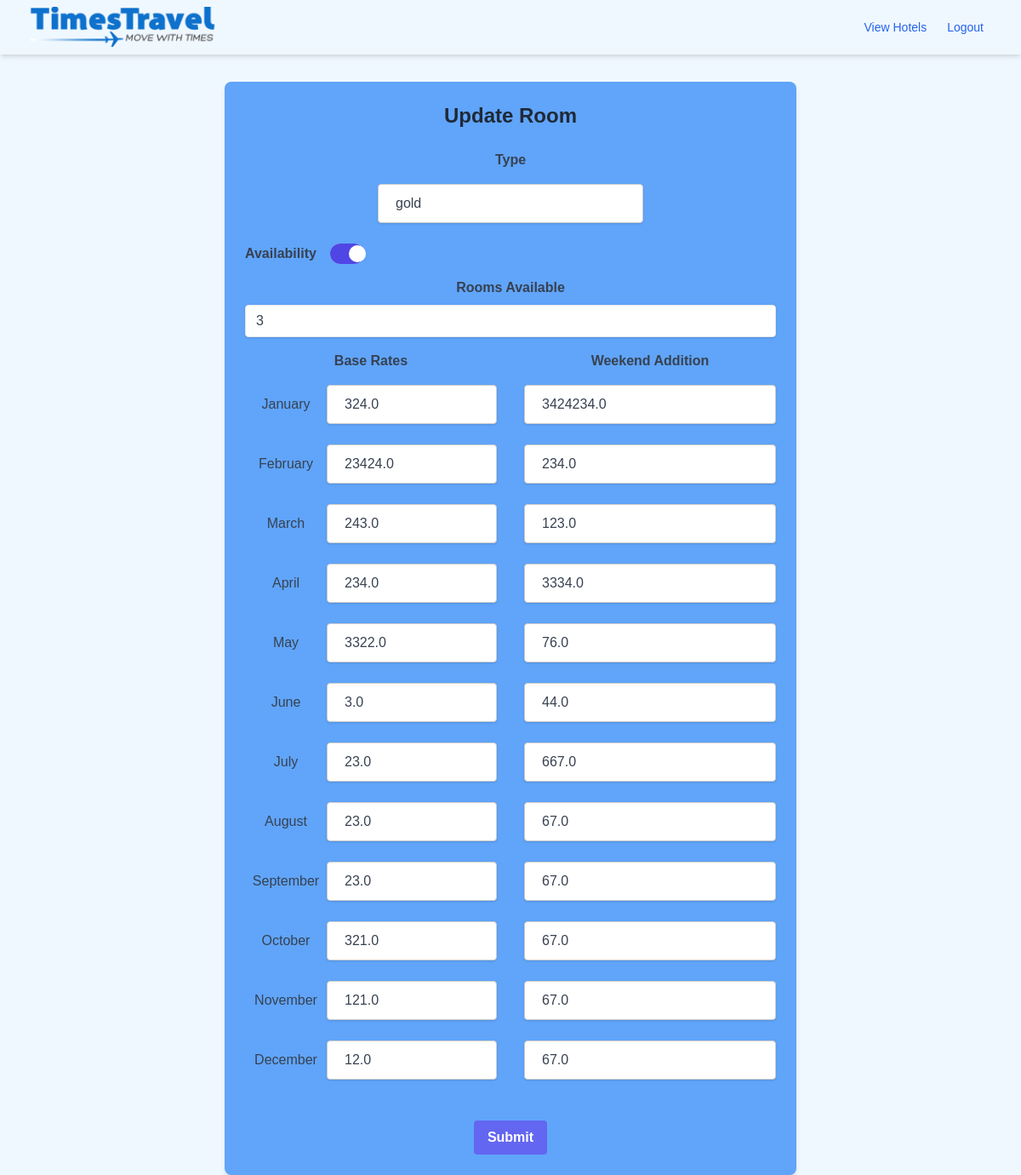
/hotels/2/rooms/2/update (signed in), run on an earlier commit of the app's database.
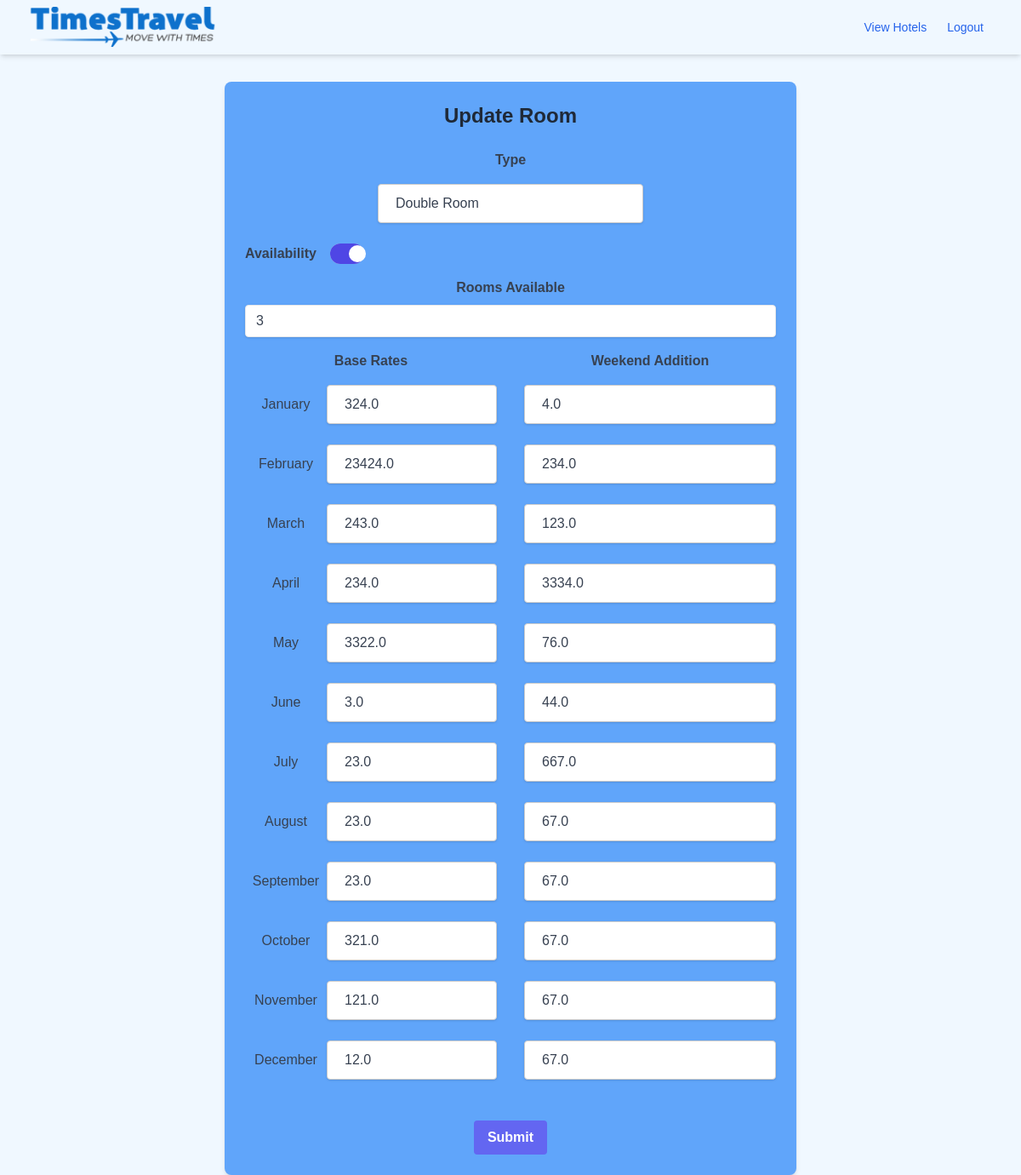
And on a later commit of the database.
### app/models.py (models this page shows, shortened)
class Room(db.Model):
    id = db.Column(db.Integer, primary_key=True)
    hotel_id = db.Column(db.Integer, db.ForeignKey('hotel.id'), nullable=False)
    type = db.Column(db.String(100), nullable=False)
    availability = db.Column(db.Boolean, default=True)
    rooms_available = db.Column(db.Integer, default=1)
    rates = db.Column(db.JSON, nullable=False)  # Dictionary to hold rates for each month
    weekend_rates_addition = db.Column(db.JSON, default={})  # Dictionary to hold weekend rates addition for each month

### app/routes.py (the view, shortened to what this page needs)
@bp.route('/hotels/<int:hotel_id>/rooms/<int:room_id>/update', methods=['GET', 'POST'])
@login_required
def update_room(hotel_id, room_id):
    if not is_logged_in_admin():
        flash('You need to be logged in as an admin to access this page.', 'warning')
        return redirect(url_for('main.index'))
    room = Room.query.get_or_404(room_id)
    form = RoomForm(obj=room)
    return render_template('update_room.html', form=form, room=room)

### app/forms.py
class RoomForm(FlaskForm):
    hotel_id = HiddenField('Hotel ID', validators=[DataRequired()])
    type = StringField('Type', validators=[DataRequired(), Length(max=100)])
    availability = BooleanField('Availability')
    rooms_available = IntegerField('Rooms Available', validators=[DataRequired(), NumberRange(min=1)])
    rates = FormField(MonthRatesForm)
    weekend_rates_addition = FormField(MonthWeekendRatesForm)
    submit = SubmitField('Submit')

### app/models.py (called while the page is built)
@login.user_loader
def load_user(id):
    return User.query.get(int(id))

### app/routes.py (called while the page is built)
def is_logged_in_admin():
    if current_user.is_authenticated and current_user.is_admin:
        return True
    return False

### app/templates/update_room.html (shortened to what this page needs)
{% extends 'base.html' %}
{% block content %}
<div class="max-w-2xl mx-auto my-8 bg-blue-400 p-6 rounded-lg shadow-md">
    <h2 class="text-2xl font-bold mb-6 text-center text-gray-800">Update Room</h2>
    <form method="post">
        <div class="mb-4">
            {{ form.type.label(class="block text-gray-700 font-bold mb-2") }}
            {{ form.type(size=32, class="shadow appearance-none border rounded w-full py-2 px-3 text-gray-700 leading-tight focus:outline-none focus:shadow-outline") }}
        </div>
        <div class="mb-4 flex items-center">
            <label for="availability" class="block text-gray-700 font-bold mr-4">Availability</label>
            <div class="relative inline-block w-10 align-middle select-none">
                <label for="availability"
                    class="block overflow-hidden h-6 rounded-full bg-gray-300 cursor-pointer toggle-label"></label>
                <div
                    class="toggle-dot absolute left-0.5 top-0.5 bg-white w-5 h-5 rounded-full transition-transform duration-300 ease-in-out">
                </div>
            </div>
        </div>
        <div class="mb-4">
            {{ form.rooms_available.label(class="block text-gray-700 font-bold mb-2") }}
            {{ form.rooms_available(class="shadow appearance-none border rounded w-full py-2 px-3 text-gray-700 leading-tight focus:outline-none focus:shadow-outline") }}
        </div>
        <div class="mb-6 grid grid-cols-2 gap-8">
            <div>
                <label class="block text-gray-700 font-bold mb-2">Base Rates</label>
                {% for field in form.rates %}
                <div class="flex items-center mb-2">
                    {% if field.label.text != 'CSRF Token' %}
                    {{ field.label(class="w-24 text-gray-700") }}
                    {% endif %}
                    {{ field(class="flex-1 shadow appearance-none border rounded py-2 px-3 text-gray-700 leading-tight focus:outline-none focus:shadow-outline") }}
                </div>
                {% endfor %}
            </div>
            {% if form.weekend_rates_addition.label.text != 'CSRF Token' %}
            <div>
                <label class="block text-gray-700 font-bold mb-2">Weekend Addition</label>
                {% for field in form.weekend_rates_addition %}
                <div class="flex items-center mb-2">
                    {{ field(class="flex-1 shadow appearance-none border rounded py-2 px-3 text-gray-700 leading-tight focus:outline-none focus:shadow-outline") }}
                </div>
                {% endfor %}
            </div>
            {% endif %}
        </div>
        <div class="text-center">
            {{ form.submit(class="bg-indigo-500 hover:bg-indigo-700 text-white font-bold py-2 px-4 rounded focus:outline-none focus:shadow-outline") }}
        </div>
    </form>
</div>
{% endblock %}

What changed in the data, as far as the page shows it:
changed Room: type "gold" → "Double Room"
Also different on the page:
form field field: "3424234.0" → "4.0"
